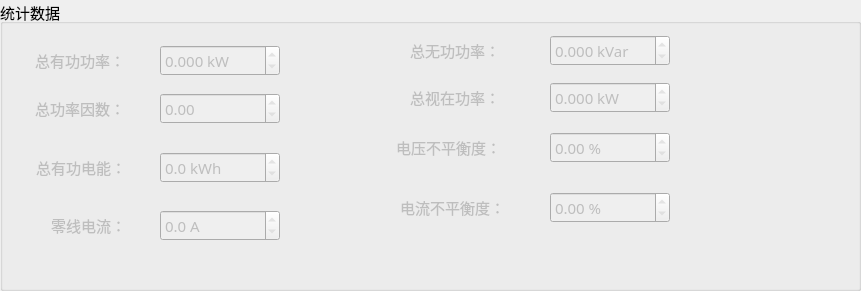
    <widget class="QGroupBox" name="groupBox_6">
     <property name="geometry">
      <rect>
       <x>-1</x>
       <y>500</y>
       <width>861</width>
       <height>291</height>
      </rect>
     </property>
     <property name="font">
      <font>
       <pointsize>11</pointsize>
      </font>
     </property>
     <property name="title">
      <string>统计数据</string>
     </property>
     <widget class="QLabel" name="cur_unbal_4">
      <property name="enabled">
       <bool>false</bool>
      </property>
      <property name="geometry">
       <rect>
        <x>370</x>
        <y>192</y>
        <width>135</width>
        <height>31</height>
       </rect>
      </property>
      <property name="minimumSize">
       <size>
        <width>0</width>
        <height>31</height>
       </size>
      </property>
      <property name="maximumSize">
       <size>
        <width>135</width>
        <height>16777215</height>
       </size>
      </property>
      <property name="font">
       <font>
        <family>微软雅黑</family>
        <pointsize>11</pointsize>
       </font>
      </property>
      <property name="layoutDirection">
       <enum>Qt::RightToLeft</enum>
      </property>
      <property name="autoFillBackground">
       <bool>false</bool>
      </property>
      <property name="text">
       <string>电流不平衡度：</string>
      </property>
      <property name="alignment">
       <set>Qt::AlignRight|Qt::AlignTrailing|Qt::AlignVCenter</set>
      </property>
     </widget>
     <widget class="QLabel" name="vol_unbal_4">
      <property name="enabled">
       <bool>false</bool>
      </property>
      <property name="geometry">
       <rect>
        <x>381</x>
        <y>132</y>
        <width>120</width>
        <height>31</height>
       </rect>
      </property>
      <property name="minimumSize">
       <size>
        <width>0</width>
        <height>31</height>
       </size>
      </property>
      <property name="font">
       <font>
        <family>微软雅黑</family>
        <pointsize>11</pointsize>
       </font>
      </property>
      <property name="layoutDirection">
       <enum>Qt::RightToLeft</enum>
      </property>
      <property name="text">
       <string>电压不平衡度：</string>
      </property>
      <property name="alignment">
       <set>Qt::AlignRight|Qt::AlignTrailing|Qt::AlignVCenter</set>
      </property>
     </widget>
     <widget class="QLabel" name="label_104">
      <property name="enabled">
       <bool>false</bool>
      </property>
      <property name="geometry">
       <rect>
        <x>370</x>
        <y>35</y>
        <width>130</width>
        <height>31</height>
       </rect>
      </property>
      <property name="minimumSize">
       <size>
        <width>0</width>
        <height>31</height>
       </size>
      </property>
      <property name="font">
       <font>
        <family>微软雅黑</family>
        <pointsize>11</pointsize>
       </font>
      </property>
      <property name="layoutDirection">
       <enum>Qt::RightToLeft</enum>
      </property>
      <property name="text">
       <string>总无功功率：</string>
      </property>
      <property name="alignment">
       <set>Qt::AlignRight|Qt::AlignTrailing|Qt::AlignVCenter</set>
      </property>
     </widget>
     <widget class="QDoubleSpinBox" name="volUnbal">
      <property name="enabled">
       <bool>false</bool>
      </property>
      <property name="geometry">
       <rect>
        <x>550</x>
        <y>132</y>
        <width>120</width>
        <height>31</height>
       </rect>
      </property>
      <property name="minimumSize">
       <size>
        <width>120</width>
        <height>31</height>
       </size>
      </property>
      <property name="font">
       <font>
        <family>微软雅黑</family>
        <pointsize>11</pointsize>
       </font>
      </property>
      <property name="alignment">
       <set>Qt::AlignLeading|Qt::AlignLeft|Qt::AlignVCenter</set>
      </property>
      <property name="readOnly">
       <bool>true</bool>
      </property>
      <property name="buttonSymbols">
       <enum>QAbstractSpinBox::UpDownArrows</enum>
      </property>
      <property name="suffix">
       <string> %</string>
      </property>
      <property name="decimals">
       <number>2</number>
      </property>
      <property name="maximum">
       <double>100.000000000000000</double>
      </property>
     </widget>
     <widget class="QLabel" name="label_106">
      <property name="enabled">
       <bool>false</bool>
      </property>
      <property name="geometry">
       <rect>
        <x>370</x>
        <y>82</y>
        <width>130</width>
        <height>31</height>
       </rect>
      </property>
      <property name="minimumSize">
       <size>
        <width>0</width>
        <height>31</height>
       </size>
      </property>
      <property name="font">
       <font>
        <family>微软雅黑</family>
        <pointsize>11</pointsize>
       </font>
      </property>
      <property name="layoutDirection">
       <enum>Qt::RightToLeft</enum>
      </property>
      <property name="text">
       <string>总视在功率：</string>
      </property>
      <property name="alignment">
       <set>Qt::AlignRight|Qt::AlignTrailing|Qt::AlignVCenter</set>
      </property>
     </widget>
     <widget class="QDoubleSpinBox" name="totalPA">
      <property name="enabled">
       <bool>false</bool>
      </property>
      <property name="geometry">
       <rect>
        <x>550</x>
        <y>82</y>
        <width>120</width>
        <height>31</height>
       </rect>
      </property>
      <property name="minimumSize">
       <size>
        <width>120</width>
        <height>31</height>
       </size>
      </property>
      <property name="font">
       <font>
        <family>微软雅黑</family>
        <pointsize>11</pointsize>
       </font>
      </property>
      <property name="alignment">
       <set>Qt::AlignLeading|Qt::AlignLeft|Qt::AlignVCenter</set>
      </property>
      <property name="readOnly">
       <bool>true</bool>
      </property>
      <property name="buttonSymbols">
       <enum>QAbstractSpinBox::UpDownArrows</enum>
      </property>
      <property name="suffix">
       <string> kW</string>
      </property>
      <property name="decimals">
       <number>3</number>
      </property>
      <property name="maximum">
       <double>100000000.000000000000000</double>
      </property>
     </widget>
     <widget class="QLabel" name="label_102">
      <property name="enabled">
       <bool>false</bool>
      </property>
      <property name="geometry">
       <rect>
        <x>24</x>
        <y>45</y>
        <width>101</width>
        <height>31</height>
       </rect>
      </property>
      <property name="minimumSize">
       <size>
        <width>0</width>
        <height>31</height>
       </size>
      </property>
      <property name="font">
       <font>
        <family>微软雅黑</family>
        <pointsize>11</pointsize>
       </font>
      </property>
      <property name="layoutDirection">
       <enum>Qt::RightToLeft</enum>
      </property>
      <property name="text">
       <string>总有功功率：</string>
      </property>
      <property name="alignment">
       <set>Qt::AlignRight|Qt::AlignTrailing|Qt::AlignVCenter</set>
      </property>
     </widget>
     <widget class="QDoubleSpinBox" name="powAct">
      <property name="enabled">
       <bool>false</bool>
      </property>
      <property name="geometry">
       <rect>
        <x>160</x>
        <y>45</y>
        <width>120</width>
        <height>31</height>
       </rect>
      </property>
      <property name="minimumSize">
       <size>
        <width>120</width>
        <height>31</height>
       </size>
      </property>
      <property name="font">
       <font>
        <family>微软雅黑</family>
        <pointsize>11</pointsize>
       </font>
      </property>
      <property name="alignment">
       <set>Qt::AlignLeading|Qt::AlignLeft|Qt::AlignVCenter</set>
      </property>
      <property name="readOnly">
       <bool>true</bool>
      </property>
      <property name="buttonSymbols">
       <enum>QAbstractSpinBox::UpDownArrows</enum>
      </property>
      <property name="suffix">
       <string> kW</string>
      </property>
      <property name="decimals">
       <number>3</number>
      </property>
      <property name="maximum">
       <double>100000000.000000000000000</double>
      </property>
     </widget>
     <widget class="QDoubleSpinBox" name="powReact">
      <property name="enabled">
       <bool>false</bool>
      </property>
      <property name="geometry">
       <rect>
        <x>550</x>
        <y>35</y>
        <width>120</width>
        <height>31</height>
       </rect>
      </property>
      <property name="minimumSize">
       <size>
        <width>120</width>
        <height>31</height>
       </size>
      </property>
      <property name="font">
       <font>
        <family>微软雅黑</family>
        <pointsize>11</pointsize>
       </font>
      </property>
      <property name="alignment">
       <set>Qt::AlignLeading|Qt::AlignLeft|Qt::AlignVCenter</set>
      </property>
      <property name="readOnly">
       <bool>true</bool>
      </property>
      <property name="buttonSymbols">
       <enum>QAbstractSpinBox::UpDownArrows</enum>
      </property>
      <property name="suffix">
       <string> kVar</string>
      </property>
      <property name="decimals">
       <number>3</number>
      </property>
      <property name="maximum">
       <double>100000000.000000000000000</double>
      </property>
     </widget>
     <widget class="QDoubleSpinBox" name="totalPf">
      <property name="enabled">
       <bool>false</bool>
      </property>
      <property name="geometry">
       <rect>
        <x>160</x>
        <y>93</y>
        <width>120</width>
        <height>31</height>
       </rect>
      </property>
      <property name="minimumSize">
       <size>
        <width>120</width>
        <height>31</height>
       </size>
      </property>
      <property name="font">
       <font>
        <family>微软雅黑</family>
        <pointsize>11</pointsize>
       </font>
      </property>
      <property name="alignment">
       <set>Qt::AlignLeading|Qt::AlignLeft|Qt::AlignVCenter</set>
      </property>
      <property name="readOnly">
       <bool>true</bool>
      </property>
      <property name="buttonSymbols">
       <enum>QAbstractSpinBox::UpDownArrows</enum>
      </property>
      <property name="decimals">
       <number>2</number>
      </property>
      <property name="maximum">
       <double>1.000000000000000</double>
      </property>
     </widget>
     <widget class="QDoubleSpinBox" name="totalEleact">
      <property name="enabled">
       <bool>false</bool>
      </property>
      <property name="geometry">
       <rect>
        <x>160</x>
        <y>152</y>
        <width>120</width>
        <height>31</height>
       </rect>
      </property>
      <property name="minimumSize">
       <size>
        <width>120</width>
        <height>31</height>
       </size>
      </property>
      <property name="font">
       <font>
        <family>微软雅黑</family>
        <pointsize>11</pointsize>
       </font>
      </property>
      <property name="alignment">
       <set>Qt::AlignLeading|Qt::AlignLeft|Qt::AlignVCenter</set>
      </property>
      <property name="readOnly">
       <bool>true</bool>
      </property>
      <property name="buttonSymbols">
       <enum>QAbstractSpinBox::UpDownArrows</enum>
      </property>
      <property name="suffix">
       <string> kWh</string>
      </property>
      <property name="decimals">
       <number>1</number>
      </property>
      <property name="maximum">
       <double>10000000000000000.000000000000000</double>
      </property>
     </widget>
     <widget class="QDoubleSpinBox" name="curUnbal">
      <property name="enabled">
       <bool>false</bool>
      </property>
      <property name="geometry">
       <rect>
        <x>550</x>
        <y>192</y>
        <width>120</width>
        <height>31</height>
       </rect>
      </property>
      <property name="minimumSize">
       <size>
        <width>120</width>
        <height>31</height>
       </size>
      </property>
      <property name="font">
       <font>
        <family>微软雅黑</family>
        <pointsize>11</pointsize>
       </font>
      </property>
      <property name="alignment">
       <set>Qt::AlignLeading|Qt::AlignLeft|Qt::AlignVCenter</set>
      </property>
      <property name="readOnly">
       <bool>true</bool>
      </property>
      <property name="buttonSymbols">
       <enum>QAbstractSpinBox::UpDownArrows</enum>
      </property>
      <property name="suffix">
       <string> %</string>
      </property>
      <property name="decimals">
       <number>2</number>
      </property>
      <property name="maximum">
       <double>100.000000000000000</double>
      </property>
     </widget>
     <widget class="QLabel" name="label_105">
      <property name="enabled">
       <bool>false</bool>
      </property>
      <property name="geometry">
       <rect>
        <x>24</x>
        <y>93</y>
        <width>101</width>
        <height>31</height>
       </rect>
      </property>
      <property name="minimumSize">
       <size>
        <width>0</width>
        <height>31</height>
       </size>
      </property>
      <property name="font">
       <font>
        <family>微软雅黑</family>
        <pointsize>11</pointsize>
       </font>
      </property>
      <property name="layoutDirection">
       <enum>Qt::RightToLeft</enum>
      </property>
      <property name="text">
       <string>总功率因数：</string>
      </property>
      <property name="alignment">
       <set>Qt::AlignRight|Qt::AlignTrailing|Qt::AlignVCenter</set>
      </property>
     </widget>
     <widget class="QLabel" name="label_103">
      <property name="enabled">
       <bool>false</bool>
      </property>
      <property name="geometry">
       <rect>
        <x>25</x>
        <y>152</y>
        <width>101</width>
        <height>31</height>
       </rect>
      </property>
      <property name="minimumSize">
       <size>
        <width>0</width>
        <height>31</height>
       </size>
      </property>
      <property name="font">
       <font>
        <family>微软雅黑</family>
        <pointsize>11</pointsize>
       </font>
      </property>
      <property name="layoutDirection">
       <enum>Qt::RightToLeft</enum>
      </property>
      <property name="text">
       <string>总有功电能：</string>
      </property>
      <property name="alignment">
       <set>Qt::AlignRight|Qt::AlignTrailing|Qt::AlignVCenter</set>
      </property>
     </widget>
     <widget class="QLabel" name="label_133">
      <property name="enabled">
       <bool>false</bool>
      </property>
      <property name="geometry">
       <rect>
        <x>25</x>
        <y>210</y>
        <width>101</width>
        <height>31</height>
       </rect>
      </property>
      <property name="minimumSize">
       <size>
        <width>0</width>
        <height>31</height>
       </size>
      </property>
      <property name="font">
       <font>
        <family>微软雅黑</family>
        <pointsize>11</pointsize>
       </font>
      </property>
      <property name="layoutDirection">
       <enum>Qt::RightToLeft</enum>
      </property>
      <property name="text">
       <string>零线电流：</string>
      </property>
      <property name="alignment">
       <set>Qt::AlignRight|Qt::AlignTrailing|Qt::AlignVCenter</set>
      </property>
     </widget>
     <widget class="QDoubleSpinBox" name="zeroCur">
      <property name="enabled">
       <bool>false</bool>
      </property>
      <property name="geometry">
       <rect>
        <x>160</x>
        <y>210</y>
        <width>120</width>
        <height>31</height>
       </rect>
      </property>
      <property name="minimumSize">
       <size>
        <width>120</width>
        <height>31</height>
       </size>
      </property>
      <property name="font">
       <font>
        <family>微软雅黑</family>
        <pointsize>11</pointsize>
       </font>
      </property>
      <property name="alignment">
       <set>Qt::AlignLeading|Qt::AlignLeft|Qt::AlignVCenter</set>
      </property>
      <property name="readOnly">
       <bool>true</bool>
      </property>
      <property name="buttonSymbols">
       <enum>QAbstractSpinBox::UpDownArrows</enum>
      </property>
      <property name="suffix">
       <string> A</string>
      </property>
      <property name="decimals">
       <number>1</number>
      </property>
      <property name="maximum">
       <double>10000000000000000.000000000000000</double>
      </property>
     </widget>
    </widget>
